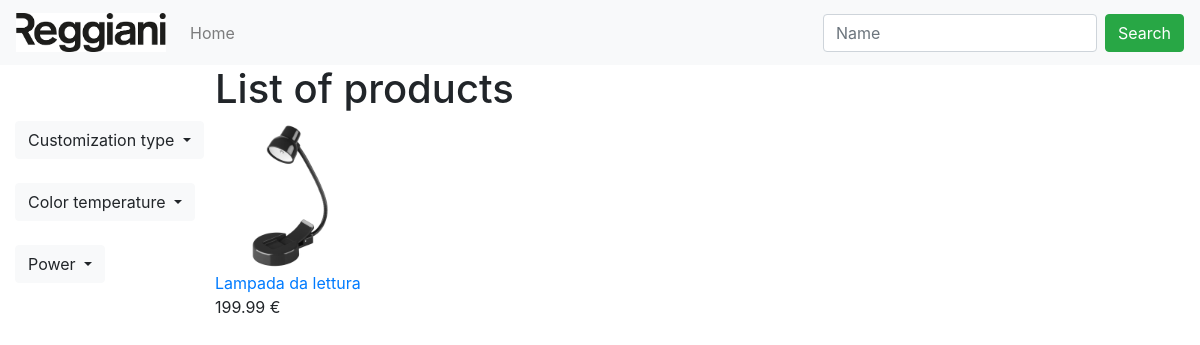
Page /list.php?cust=Basic (signed in) on the committed database.
### tables this page shows
CREATE TABLE `products` (
  `ID` int(11) NOT NULL,
  `img` varchar(128) NOT NULL,
  `design` varchar(128) NOT NULL,
  `file` varchar(128) NOT NULL,
  `projectName` varchar(32) NOT NULL,
  `idUtente` int(11) NOT NULL,
  `partnersName` varchar(32) NOT NULL,
  `Specifier` varchar(32) NOT NULL,
  `leadTime` int(11) NOT NULL,
  `customizationType` varchar(32) NOT NULL,
  `colorTemperature` int(11) NOT NULL,
  `CRI` varchar(32) NOT NULL,
  `stepMacAdam` varchar(32) NOT NULL,
  `beamAngle` varchar(32) NOT NULL,
  `ipRate` varchar(32) NOT NULL,
  `power` varchar(32) NOT NULL,
  `lumenOutput` varchar(32) NOT NULL,
  `intensity` varchar(32) NOT NULL,
  `efficacy` varchar(32) NOT NULL,
  `dimmability` tinyint(1) NOT NULL,
  `driverIncluded` tinyint(1) NOT NULL,
  `driverPosition` tinyint(1) NOT NULL,
  `supplyVoltage` varchar(32) NOT NULL,
  `supplyFrequency` varchar(32) NOT NULL,
  `lifetime` varchar(32) NOT NULL,
  `madeIn` varchar(32) NOT NULL,
  `certification` varchar(32) NOT NULL,
  `colorFinish` varchar(32) NOT NULL,
  `reggianiRef` int(11) NOT NULL,
  `competitor` varchar(32) NOT NULL,
  `competitorProduct` varchar(32) NOT NULL,
  `targetPrice` decimal(11,2) NOT NULL
);

### list.php (the view, shortened to what this page needs)
<?php
    include("connection.php");
	include("navbar.php");
	if(!empty($_GET['cust'])){
		$cust = $_GET['cust'];
	}else{
		$cust = null;
	}
?>
<html>
	<head>
		<link rel="stylesheet" type="text/css" href="style.css">
	</head>
	<body>
		<div class="container-fluid">
			<div class="row">
				<div class="col-md-2"></div>
				<div class="col-md">
					<h1>List of products</h1>
				</div>
			</div>
			<div class="row">
				<div class="col-md-2">
					<div class="dropdown">
						<a class="btn btn-light dropdown-toggle" href="#" role="button" id="dropdownMenuLink" data-toggle="dropdown" aria-haspopup="true" aria-expanded="false">
							Customization type
						</a>
					</div>
					<br>
					<div class="dropdown">
						<a class="btn btn-light dropdown-toggle" href="#" role="button" id="dropdownMenuLink" data-toggle="dropdown" aria-haspopup="true" aria-expanded="false">
							Color temperature
						</a>
					</div>
					<br>
					<div class="dropdown">
						<a class="btn btn-light dropdown-toggle" href="#" role="button" id="dropdownMenuLink" data-toggle="dropdown" aria-haspopup="true" aria-expanded="false">
							Power
						</a>
					</div>
				</div>
				<?php
					$sql = "SELECT * FROM products WHERE";
					if(!empty($cust) || !$cust == null){
						$sql .= " customizationType='".$cust."' AND";
					}
					$sql .= " 1 ORDER BY projectName";
					$result = $conn->query($sql);
					if ($result->num_rows > 0){
						while($row = $result->fetch_assoc()){
							echo '<div class="col-md-2">';
							echo "<a href = 'infoProduct.php?idArticolo=".$row["ID"]."'><img class='imgProducts' src='".$_SESSION["imgFolder"].$row["img"]."'></br>";
							echo "<a href = 'infoProduct.php?idArticolo=".$row["ID"]."'>".$row["projectName"]."</a><br>".$row["targetPrice"]." €</br>";
							echo '</div>';
						}
					}
					echo '</div>';
				?>
		</div>
	</body>
</html>

### style.css (style rules this page uses)
.imgProducts { width: 150px; height: 150px; }

### rows in the picture
products: img (picture), projectName "Lampada da lettura", targetPrice "199.99"
